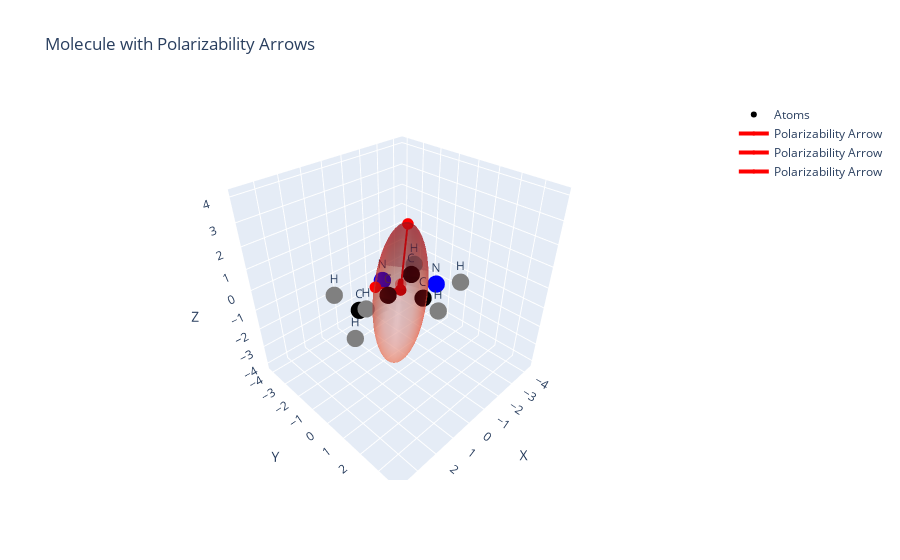

The notebook cell this image was saved under:
### Code cell
real_part_true_denorm = pred_y_denorm[:,:3]
print(real_part_true_denorm)

visualize_polarizability(atoms, real_part_true_denorm)

real_part_predicted_denorm = y_denorm[:,:3]
print(real_part_predicted_denorm)

### Figure 1 — Plotly figure (JSON) as saved in the notebook; plotly's stock layout.template omitted (floating-point values rounded to 4 significant figures; data arrays with more than 128 entries replaced by an {"elided": "..."} marker saying what was removed)
{"data": [{"marker": {"color": ["black", "black", "black", "blue", "black", "blue", "grey", "grey", "grey", "grey", "grey", "grey"], "size": 6}, "mode": "markers+text", "name": "Atoms", "text": ["C", "C", "C", "N", "C", "N", "H", "H", "H", "H", "H", "H"], "textposition": "top center", "type": "scatter3d", "x": [1.896, 0.4064, -0.4136, -1.676, -1.595, -0.3273, 2.233, 2.319, 2.266, -0.1156, -2.539, -2.454], "y": [-0.1668, -0.1827, 0.9228, 0.4981, -0.8416, -1.299, 0.6389, 0.01237, -1.141, 1.958, 1.084, -1.484], "z": [0.1373, 0.05788, 0.06568, -0.09203, -0.2031, -0.1246, 0.8233, -0.8732, 0.52, 0.1692, -0.1311, -0.3493]}, {"colorscale": [[0, "rgb(255,245,240)"], [0.125, "rgb(254,224,210)"], [0.25, "rgb(252,187,161)"], [0.375, "rgb(252,146,114)"], [0.5, "rgb(251,106,74)"], [0.625, "rgb(239,59,44)"], [0.75, "rgb(203,24,29)"], [0.875, "rgb(165,15,21)"], [1, "rgb(103,0,13)"]], "name": "Polarizability Ellipsoid", "opacity": 0.5, "showscale": false, "type": "surface", "x": {"elided": "50x25 float values"}, "y": {"elided": "50x25 float values"}, "z": {"elided": "50x25 float values"}}, {"line": {"color": "red", "width": 4}, "marker": {"color": "red", "size": 4}, "mode": "lines+markers", "name": "Polarizability Arrow", "type": "scatter3d", "x": [-0.2778, -4.057], "y": [-0.1627, -3.941], "z": [-0.02656, -3.422]}, {"line": {"color": "red", "width": 4}, "marker": {"color": "red", "size": 4}, "mode": "lines+markers", "name": "Polarizability Arrow", "type": "scatter3d", "x": [-0.2778, 0.3979], "y": [-0.1627, -0.9231], "z": [-0.02656, 0.0675]}, {"line": {"color": "red", "width": 4}, "marker": {"color": "red", "size": 4}, "mode": "lines+markers", "name": "Polarizability Arrow", "type": "scatter3d", "x": [-0.2778, -1.482], "y": [-0.1627, -0.9579], "z": [-0.02656, 2.199]}], "layout": {"scene": {"xaxis": {"title": {"text": "X"}}, "yaxis": {"title": {"text": "Y"}}, "zaxis": {"title": {"text": "Z"}}}, "title": {"text": "Molecule with Polarizability Arrows"}}}
